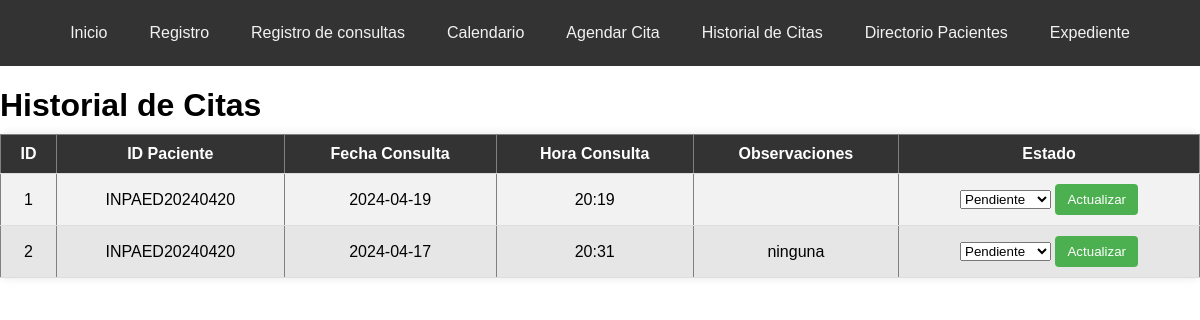
The app's page /historial_citas (signed in), older data.
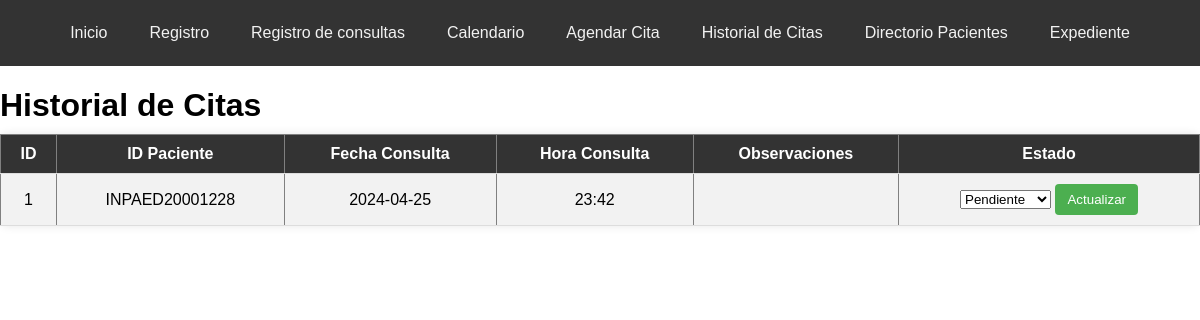
The same page, newer data.
### tables this page shows
CREATE TABLE citas (
                    id_cita INTEGER PRIMARY KEY AUTOINCREMENT,
                    id_paciente TEXT,
                    fecha_consulta TEXT NOT NULL,
                    hora_consulta TEXT NOT NULL, 
                    observaciones TEXT,
                    estado TEXT DEFAULT 'Pendiente',
                    FOREIGN KEY (id_paciente) REFERENCES pacientes(id_paciente)
                );

### app.py (the view)
@app.route('/historial_citas', methods=['GET'])
@login_required
def historial_citas():
    with get_db_connection() as connection:
        cursor = connection.cursor()
        cursor.execute("SELECT id_cita, id_paciente, fecha_consulta, hora_consulta, observaciones, estado FROM citas")
        citas = cursor.fetchall()
    return render_template('historial_citas.html', citas=citas)

### app.py (called while the page is built)
def get_db_connection():
    return sqlite3.connect('nutricion_consulta.db')

def login_required(f):
    @wraps(f)
    def decorated_function(*args, **kwargs):
        if 'username' not in session:
            return redirect(url_for('login'))
        return f(*args, **kwargs)
    return decorated_function

### templates/historial_citas.html (shortened to what this page needs)
<!DOCTYPE html>
<html lang="es">
<head>
</head>
<body>
    <div class="navbar">
        <a href="/">Inicio</a>
        <a href="/registro">Registro</a>
        <a href="/consultar">Registro de consultas</a>
        <a href="/options">Calendario</a>
        <a href="/agendar_cita">Agendar Cita</a>
        <a href="/historial_citas">Historial de Citas</a>
        <a href="/directorio_pacientes">Directorio Pacientes</a>
        <a href="/crear_expediente">Expediente</a>
    </div>
    <div class="container">
        <h1>Historial de Citas</h1>
        <table border="1">
            <tr>
                <th>ID</th>
                <th>ID Paciente</th>
                <th>Fecha Consulta</th>
                <th>Hora Consulta</th>
                <th>Observaciones</th>
                <th>Estado</th>
            </tr>
            {% for cita in citas %}
            <tr>
                <td>{{ cita[0] }}</td>
                <td>{{ cita[1] }}</td>
                <td>{{ cita[2] }}</td>
                <td>{{ cita[3] }}</td>
                <td>{{ cita[4] }}</td>
                <td>
                    <form action="/actualizar_estado" method="POST">
                        <select name="estado">
                            <option value="Pendiente" {% if cita[5] == 'Pendiente' %}selected{% endif %}>Pendiente</option>
                        </select>
                        <input type="submit" value="Actualizar">
                    </form>
                </td>
            </tr>
            {% endfor %}
        </table>
    </body>
    </html>

Row changes from the older to the newer data that the page shows:
removed citas: id_cita "2", id_paciente "INPAED20240420", fecha_consulta "2024-04-17", hora_consulta "20:31", observaciones "ninguna", estado "Pendiente"
changed citas "Pendiente": id_paciente "INPAED20240420" → "INPAED20001228"; fecha_consulta "2024-04-19" → "2024-04-25"; hora_consulta "20:19" → "23:42"
